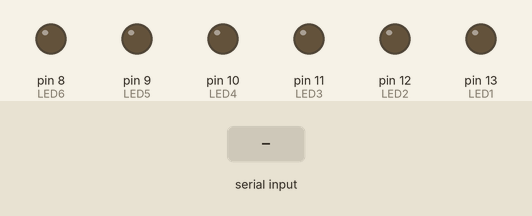
Simulated run of this sketch. Board: Arduino Uno, built with avr-gcc and run on an emulated ATmega328P. Shown: output pins drawn as LEDs (lit = HIGH). The inputs (shaded band) are chosen by the test bench.

Above: at 1.2 s.
1.3 s: "A" received over Serial
At 1.6 s:
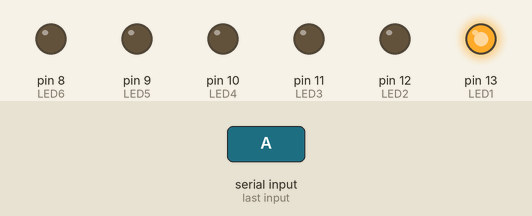
2.8 s: "B" received over Serial
At 4.0 s:
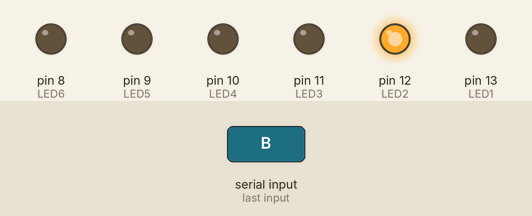
4.3 s: "C" received over Serial
At 5.1 s:
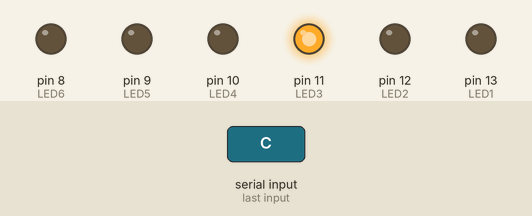
5.8 s: "D" received over Serial
At 6.2 s:
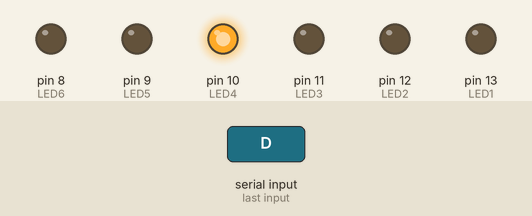
7.3 s: "E" received over Serial
At 8.5 s:
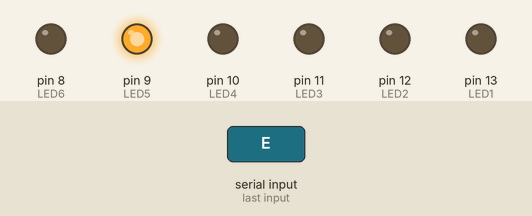
8.8 s: "F" received over Serial
At 9.7 s:
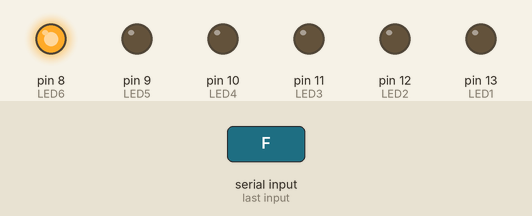
Timing chart, 0 to 11.3 s (numbered marks = the images above; inputs shaded):
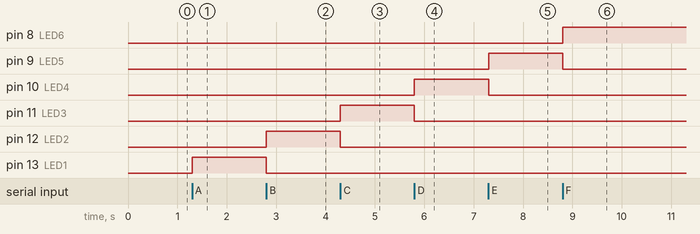

Measured:
- after the input at 1.3 s, pin 13 (LED1): LOW → HIGH at once
- after the input at 2.8 s, pin 12 (LED2): LOW → HIGH at once; pin 13 (LED1): HIGH → LOW at once
- after the input at 4.3 s, pin 11 (LED3): LOW → HIGH at once; pin 12 (LED2): HIGH → LOW at once
- after the input at 5.8 s, pin 10 (LED4): LOW → HIGH at once; pin 11 (LED3): HIGH → LOW at once
- after the input at 7.3 s, pin 9 (LED5): LOW → HIGH at once; pin 10 (LED4): HIGH → LOW at once
- after the input at 8.8 s, pin 8 (LED6): LOW → HIGH at once; pin 9 (LED5): HIGH → LOW at once

The sketch:

Pratica11_BlueTooth_varios_LED.ino
```cpp
char comando;
int LED1 = 13;
int LED2 = 12;
int LED3 = 11;
int LED4 = 10;
int LED5 = 9;
int LED6 = 8;

void setup() {
  Serial.begin(9600);
  pinMode(LED1, OUTPUT);
  pinMode(LED2, OUTPUT);
  pinMode(LED3, OUTPUT);
  pinMode(LED4, OUTPUT);
  pinMode(LED5, OUTPUT);
  pinMode(LED6, OUTPUT);
}

void Apaga_LEDs(){
    digitalWrite(LED1, LOW);
    digitalWrite(LED2, LOW);
    digitalWrite(LED3, LOW);
    digitalWrite(LED4, LOW);
    digitalWrite(LED5, LOW);
    digitalWrite(LED6, LOW);
}

void loop() {
  // Enquanto houverem bytes disponíveis;
  while(Serial.available() > 0)   {
    // Lê byte do buffer serial;
    comando=Serial.read();

  if(comando=='A')  {
    Apaga_LEDs();
    digitalWrite(LED1, HIGH);
  }
    if(comando=='B')  {
    Apaga_LEDs();
    digitalWrite(LED2, HIGH);
  }
    if(comando=='C')  {
    Apaga_LEDs();
    digitalWrite(LED3, HIGH);
  }
    if(comando=='D')  {
    Apaga_LEDs();
    digitalWrite(LED4, HIGH);
  }
    if(comando=='E')  {
    Apaga_LEDs();
    digitalWrite(LED5, HIGH);
  }
    if(comando=='F')  {
    Apaga_LEDs();
    digitalWrite(LED6, HIGH);
  }
  if(comando=='X')  {
    Apaga_LEDs();
  }
}}
```
